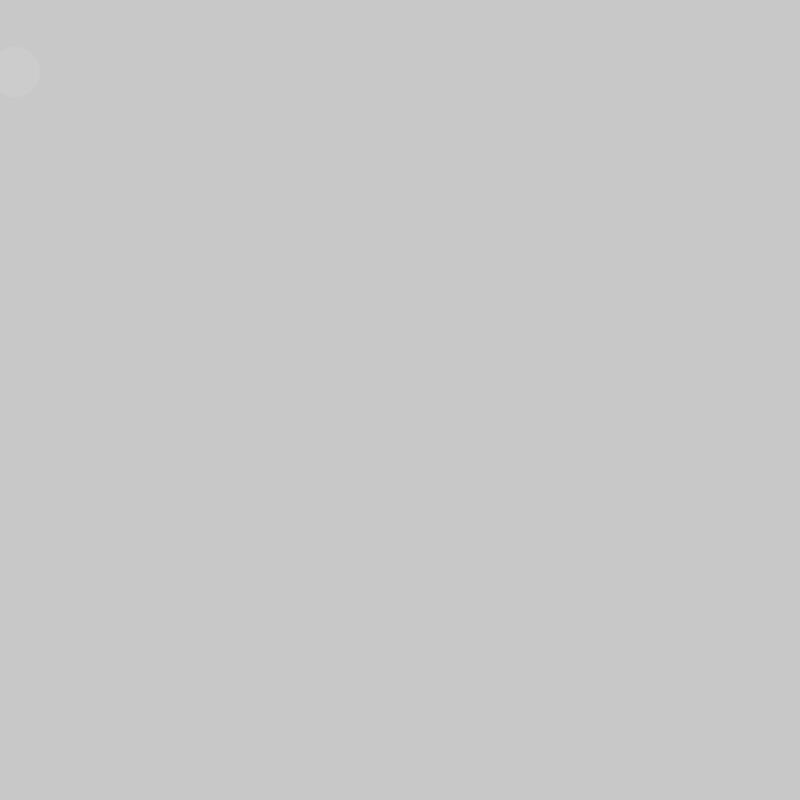
Frame 1 (no input)
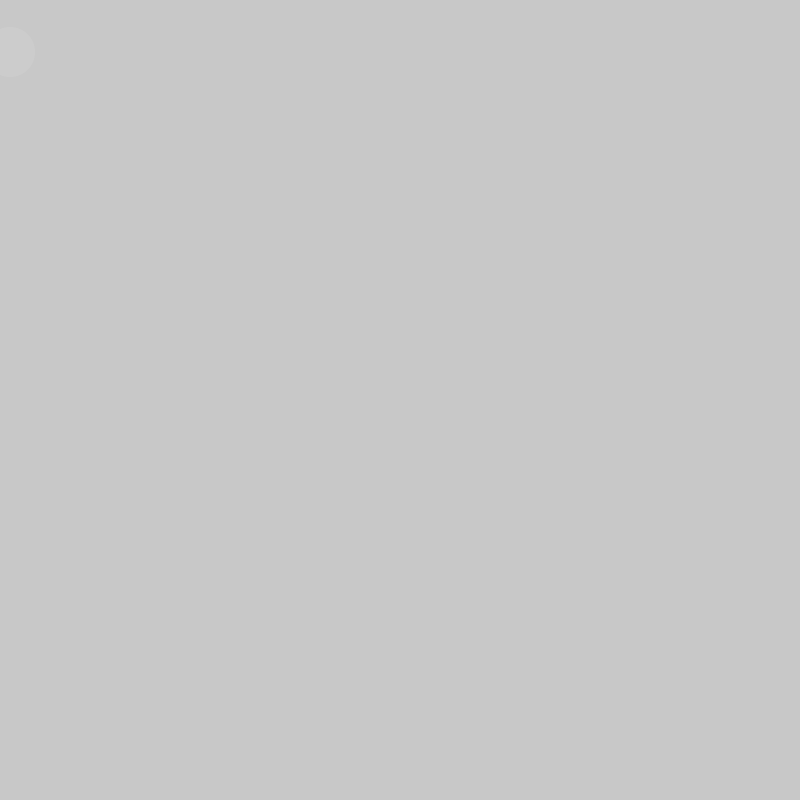
Frame 60 (the mouse pressed at the canvas centre just before this capture)
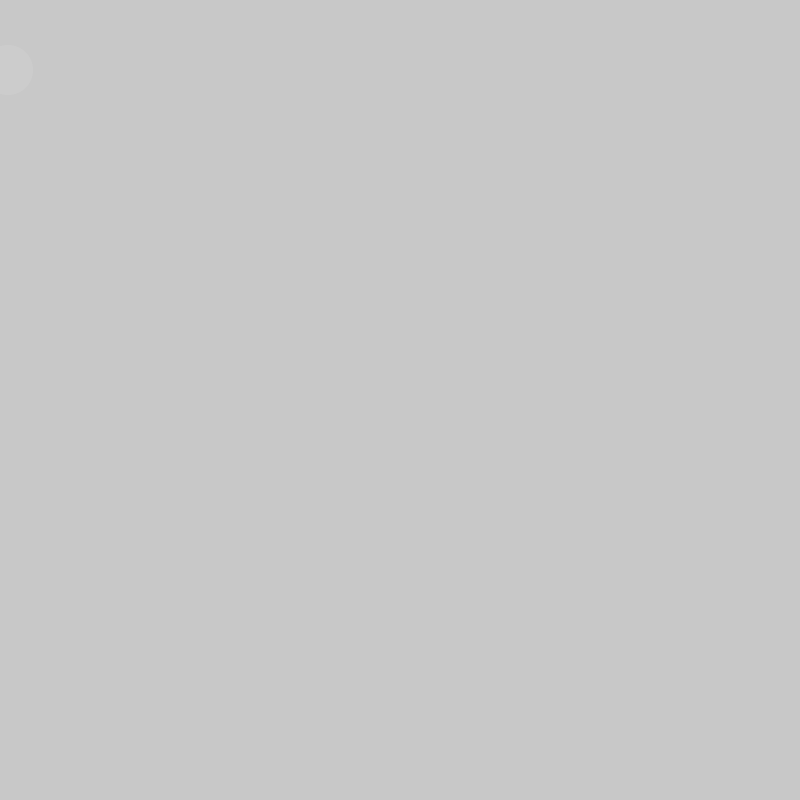
Frame 120 (the mouse held since frame 60 and released just before this capture)

The Processing sketch that drew these frames (run headless with seeded random() and noise(); from frame 60 on, the mouse is pressed at the canvas centre):

// Processing sketch: arrayList_002
// ── arrayList_002.pde
ArrayList<Integer> xPosArray;
ArrayList<Integer> yPosArray;

void setup() {
  size(800, 800);
  background(200);

  xPosArray = new ArrayList<Integer>();
  yPosArray = new ArrayList<Integer>();

  xPosArray.add(15);
  yPosArray.add(72);
  
  noStroke();
  
  fill(255,20);
}

void draw() {
  background(200);

  int arraySize = xPosArray.size();
  for (int index = 0; index< arraySize; index++) {
    int posX = xPosArray.get(index);
    int posY = yPosArray.get(index);

    ellipse(posX, posY, 50, 50);
    
    int margin = 3;
    int newX = posX + int(random(-margin,margin));
    int newY = posY + int(random(-margin, margin));
    
    xPosArray.set(index, newX);
    yPosArray.set(index, newY);
  }
  
  println(frameRate);
}

void mouseMoved() {
  xPosArray.add(mouseX);
  yPosArray.add(mouseY);
}
